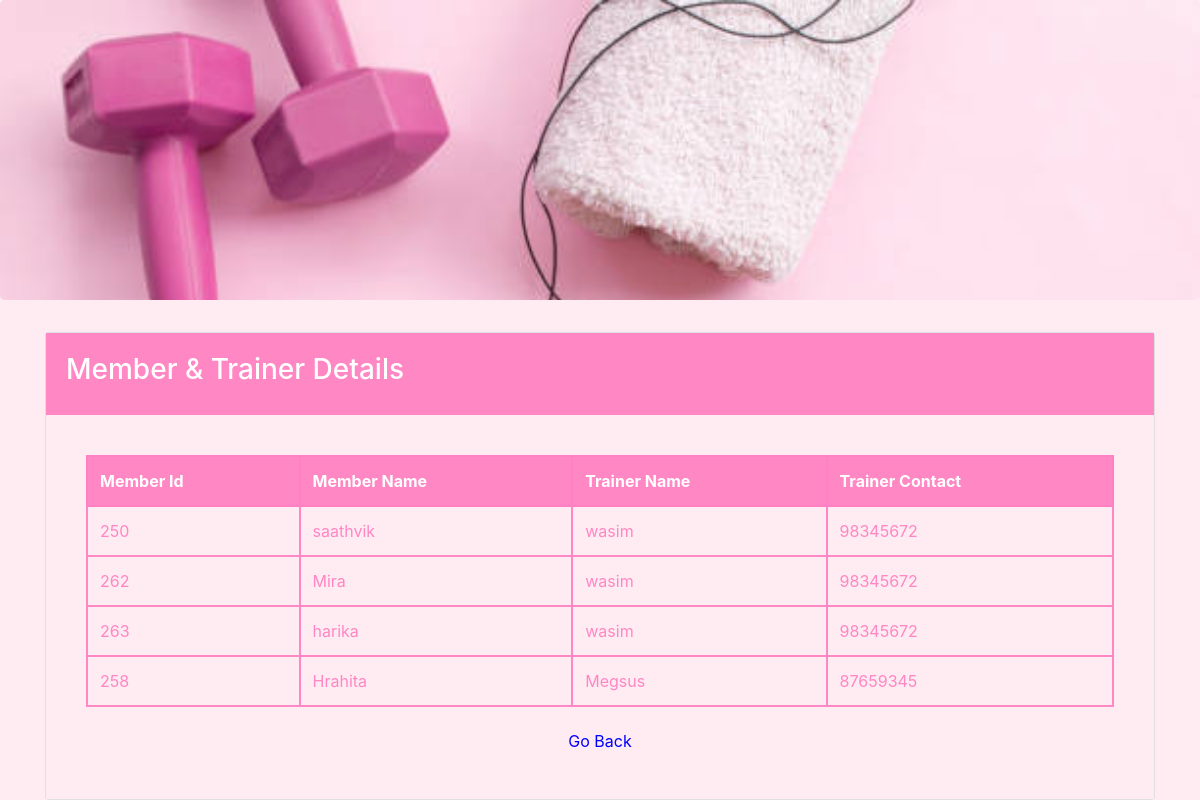
/gym_pls/gym-management/trainer_package.php, run on the app's committed database.
### tables this page shows
CREATE TABLE `members` (
  `fname` varchar(40) NOT NULL,
  `lname` varchar(40) NOT NULL,
  `email` varchar(40) NOT NULL,
  `member_id` int(11) NOT NULL,
  `Trainer_id` int(11) DEFAULT NULL,
  `Package_id` int(11) DEFAULT NULL,
  `start_date` date DEFAULT NULL,
  `end_date` date DEFAULT NULL,
  `status` varchar(20) DEFAULT NULL
);

CREATE TABLE `trainer` (
  `Trainer_id` int(11) NOT NULL,
  `Name` varchar(40) NOT NULL,
  `phone` int(100) NOT NULL
);

### gym_pls/gym-management/func.php (the view, shortened to what this page needs)
<?php
$con = mysqli_connect("localhost", "root", "", "loginsystem");
if (!function_exists('get_member_trainer')) {
    function get_member_trainer() {
        global $con;
        $query = "
            SELECT m.Member_id, m.fname AS Member_Name,
                   t.Name AS Trainer_Name, t.phone AS Trainer_Contact
            FROM Members m
            INNER JOIN trainer t ON m.Trainer_id = t.Trainer_id
        ";
        $result = mysqli_query($con, $query);
        if (mysqli_num_rows($result) > 0) {
            while ($row = mysqli_fetch_array($result)) {
                $member_id = $row['Member_id'];
                $member_name = $row['Member_Name'];
                $trainer_name = $row['Trainer_Name'];
                $trainer_contact = $row['Trainer_Contact'];
                echo "<tr>
                        <td style='border: 2px solid #ff87c3;'>$member_id</td>
                        <td style='border: 2px solid #ff87c3;'>$member_name</td>
                        <td style='border: 2px solid #ff87c3;'>$trainer_name</td>
                        <td style='border: 2px solid #ff87c3;'>$trainer_contact</td>
                      </tr>";
            }
        } else {
            echo "<tr><td colspan='5' style='text-align: center;'>No records found</td></tr>";
        }
    }
}
?>

### data on the page
members: member_id "250", fname "saathvik", Trainer.Name "wasim", Trainer.phone "98345672"
members: member_id "262", fname "Mira", Trainer.Name "wasim", Trainer.phone "98345672"
members: member_id "263", fname "harika", Trainer.Name "wasim", Trainer.phone "98345672"
members: member_id "258", fname "Hrahita", Trainer.Name "Megsus", Trainer.phone "87659345"
